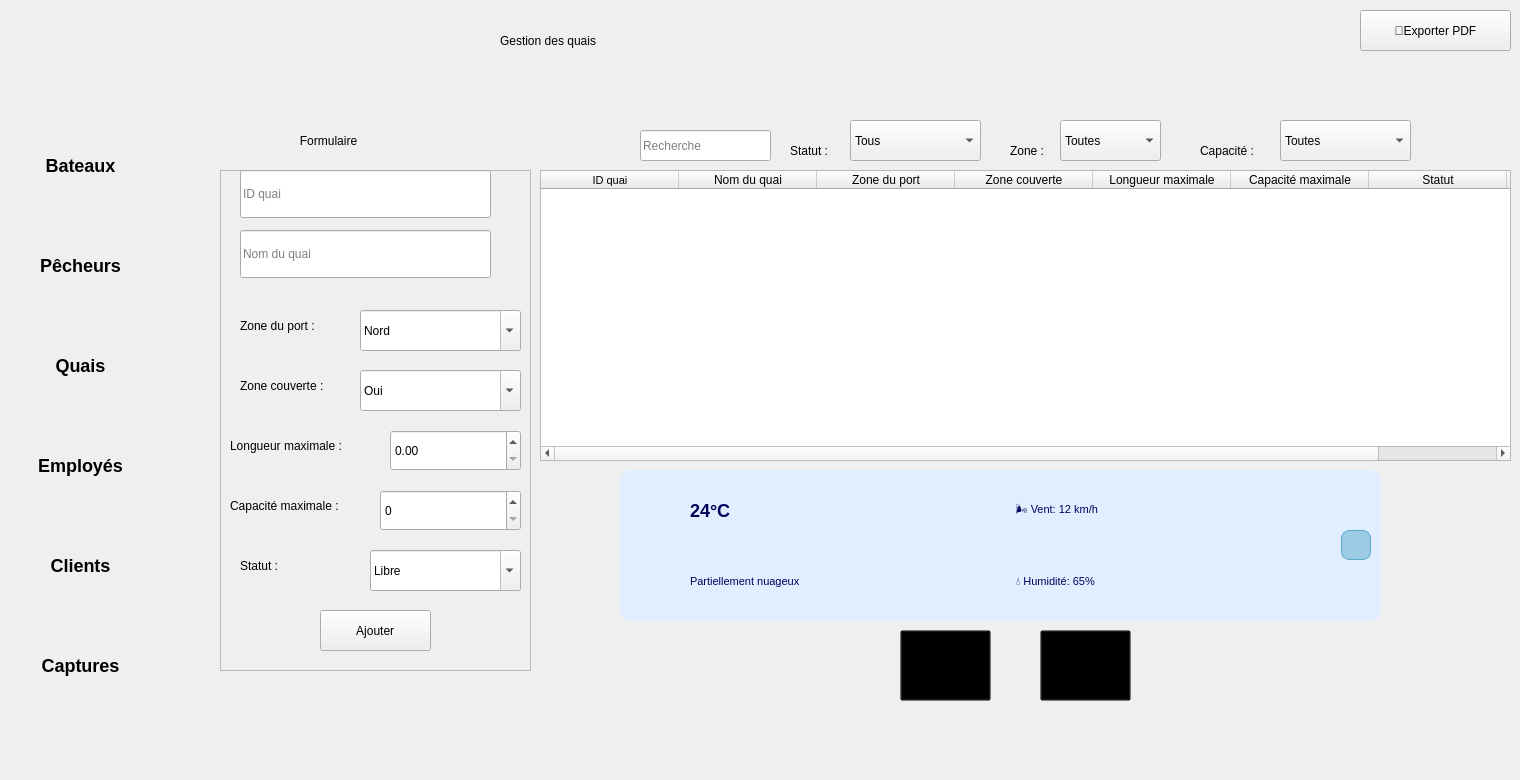
    <widget class="QWidget" name="page_3">
     <widget class="QTableWidget" name="tableWidgetQuai">
      <property name="geometry">
       <rect>
        <x>540</x>
        <y>170</y>
        <width>971</width>
        <height>291</height>
       </rect>
      </property>
      <property name="styleSheet">
       <string notr="true"/>
      </property>
      <attribute name="horizontalHeaderMinimumSectionSize">
       <number>41</number>
      </attribute>
      <attribute name="horizontalHeaderDefaultSectionSize">
       <number>138</number>
      </attribute>
      <attribute name="verticalHeaderMinimumSectionSize">
       <number>31</number>
      </attribute>
      <attribute name="verticalHeaderDefaultSectionSize">
       <number>38</number>
      </attribute>
      <column>
       <property name="text">
        <string>ID quai</string>
       </property>
       <property name="font">
        <font>
         <pointsize>8</pointsize>
        </font>
       </property>
      </column>
      <column>
       <property name="text">
        <string>Nom du quai</string>
       </property>
      </column>
      <column>
       <property name="text">
        <string>Zone du port</string>
       </property>
      </column>
      <column>
       <property name="text">
        <string>Zone couverte</string>
       </property>
      </column>
      <column>
       <property name="text">
        <string>Longueur maximale</string>
       </property>
      </column>
      <column>
       <property name="text">
        <string>Capacité maximale</string>
       </property>
       <property name="font">
        <font>
         <bold>false</bold>
        </font>
       </property>
      </column>
      <column>
       <property name="text">
        <string>Statut</string>
       </property>
      </column>
      <column>
       <property name="text">
        <string>Actions</string>
       </property>
      </column>
     </widget>
     <widget class="QLineEdit" name="lineEdit_3">
      <property name="geometry">
       <rect>
        <x>640</x>
        <y>130</y>
        <width>131</width>
        <height>31</height>
       </rect>
      </property>
      <property name="placeholderText">
       <string>Recherche</string>
      </property>
     </widget>
     <widget class="QLabel" name="label_3">
      <property name="geometry">
       <rect>
        <x>500</x>
        <y>10</y>
        <width>501</width>
        <height>61</height>
       </rect>
      </property>
      <property name="styleSheet">
       <string notr="true"/>
      </property>
      <property name="text">
       <string>Gestion des quais</string>
      </property>
     </widget>
     <widget class="QComboBox" name="comboBox_3">
      <property name="geometry">
       <rect>
        <x>850</x>
        <y>120</y>
        <width>131</width>
        <height>41</height>
       </rect>
      </property>
      <item>
       <property name="text">
        <string>Tous</string>
       </property>
      </item>
      <item>
       <property name="text">
        <string>Libre</string>
       </property>
      </item>
      <item>
       <property name="text">
        <string>Occupé</string>
       </property>
      </item>
      <item>
       <property name="text">
        <string>Maintenance</string>
       </property>
      </item>
     </widget>
     <widget class="QLabel" name="label3_10">
      <property name="geometry">
       <rect>
        <x>600</x>
        <y>130</y>
        <width>31</width>
        <height>31</height>
       </rect>
      </property>
      <property name="styleSheet">
       <string notr="true">color: rgb(255, 255, 255);
image: url(:/res/loupe.png);</string>
      </property>
      <property name="text">
       <string/>
      </property>
     </widget>
     <widget class="QLabel" name="label3_8">
      <property name="geometry">
       <rect>
        <x>1010</x>
        <y>130</y>
        <width>51</width>
        <height>41</height>
       </rect>
      </property>
      <property name="styleSheet">
       <string notr="true"/>
      </property>
      <property name="text">
       <string>Zone :</string>
      </property>
     </widget>
     <widget class="QComboBox" name="comboBox_4">
      <property name="geometry">
       <rect>
        <x>1060</x>
        <y>120</y>
        <width>101</width>
        <height>41</height>
       </rect>
      </property>
      <item>
       <property name="text">
        <string>Toutes</string>
       </property>
      </item>
      <item>
       <property name="text">
        <string>Nord</string>
       </property>
      </item>
      <item>
       <property name="text">
        <string>Sud</string>
       </property>
      </item>
      <item>
       <property name="text">
        <string>Est</string>
       </property>
      </item>
      <item>
       <property name="text">
        <string>Ouest</string>
       </property>
      </item>
     </widget>
     <widget class="QComboBox" name="comboBox_5">
      <property name="geometry">
       <rect>
        <x>1280</x>
        <y>120</y>
        <width>131</width>
        <height>41</height>
       </rect>
      </property>
      <item>
       <property name="text">
        <string>Toutes</string>
       </property>
      </item>
      <item>
       <property name="text">
        <string>&lt;= 5 bateaux</string>
       </property>
      </item>
      <item>
       <property name="text">
        <string>6-10 bateaux</string>
       </property>
      </item>
      <item>
       <property name="text">
        <string>&gt; 10 bateaux</string>
       </property>
      </item>
     </widget>
     <widget class="QLabel" name="label3_7">
      <property name="geometry">
       <rect>
        <x>790</x>
        <y>130</y>
        <width>61</width>
        <height>41</height>
       </rect>
      </property>
      <property name="styleSheet">
       <string notr="true"/>
      </property>
      <property name="text">
       <string>Statut :</string>
      </property>
     </widget>
     <widget class="QLabel" name="label3_9">
      <property name="geometry">
       <rect>
        <x>1200</x>
        <y>130</y>
        <width>91</width>
        <height>41</height>
       </rect>
      </property>
      <property name="styleSheet">
       <string notr="true"/>
      </property>
      <property name="text">
       <string>Capacité :</string>
      </property>
     </widget>
     <widget class="QFrame" name="frame">
      <property name="geometry">
       <rect>
        <x>220</x>
        <y>170</y>
        <width>311</width>
        <height>501</height>
       </rect>
      </property>
      <property name="styleSheet">
       <string notr="true"/>
      </property>
      <property name="frameShape">
       <enum>QFrame::Shape::StyledPanel</enum>
      </property>
      <property name="frameShadow">
       <enum>QFrame::Shadow::Raised</enum>
      </property>
      <widget class="QLineEdit" name="lineEdit_4">
       <property name="geometry">
        <rect>
         <x>20</x>
         <y>0</y>
         <width>251</width>
         <height>48</height>
        </rect>
       </property>
       <property name="text">
        <string/>
       </property>
       <property name="placeholderText">
        <string>ID quai</string>
       </property>
      </widget>
      <widget class="QComboBox" name="comboBox_6">
       <property name="geometry">
        <rect>
         <x>140</x>
         <y>140</y>
         <width>161</width>
         <height>41</height>
        </rect>
       </property>
       <property name="styleSheet">
        <string notr="true">#combo_box{ border-radius: 15px;
         color: rgba(0, 0, 50, 0.7);
    border: 2px solid #59abc8 ;
}</string>
       </property>
       <property name="editable">
        <bool>true</bool>
       </property>
       <property name="currentText">
        <string>Nord</string>
       </property>
       <item>
        <property name="text">
         <string>Nord</string>
        </property>
       </item>
       <item>
        <property name="text">
         <string>Sud</string>
        </property>
       </item>
       <item>
        <property name="text">
         <string>Est</string>
        </property>
       </item>
       <item>
        <property name="text">
         <string>Ouest</string>
        </property>
       </item>
      </widget>
      <widget class="QLabel" name="label_2">
       <property name="geometry">
        <rect>
         <x>10</x>
         <y>260</y>
         <width>161</width>
         <height>31</height>
        </rect>
       </property>
       <property name="text">
        <string>Longueur maximale :</string>
       </property>
      </widget>
      <widget class="QDoubleSpinBox" name="doubleSpinBox_2">
       <property name="geometry">
        <rect>
         <x>170</x>
         <y>260</y>
         <width>131</width>
         <height>41</height>
        </rect>
       </property>
      </widget>
      <widget class="QLabel" name="label3_6">
       <property name="geometry">
        <rect>
         <x>10</x>
         <y>320</y>
         <width>181</width>
         <height>31</height>
        </rect>
       </property>
       <property name="styleSheet">
        <string notr="true"/>
       </property>
       <property name="text">
        <string>Capacité maximale :</string>
       </property>
      </widget>
      <widget class="QSpinBox" name="spinBox_2">
       <property name="geometry">
        <rect>
         <x>160</x>
         <y>320</y>
         <width>141</width>
         <height>41</height>
        </rect>
       </property>
      </widget>
      <widget class="QComboBox" name="comboBox_7">
       <property name="geometry">
        <rect>
         <x>150</x>
         <y>380</y>
         <width>151</width>
         <height>41</height>
        </rect>
       </property>
       <property name="editable">
        <bool>true</bool>
       </property>
       <property name="currentText">
        <string>Libre</string>
       </property>
       <item>
        <property name="text">
         <string>Libre</string>
        </property>
       </item>
       <item>
        <property name="text">
         <string>Occupé</string>
        </property>
       </item>
       <item>
        <property name="text">
         <string>Maintenance</string>
        </property>
       </item>
      </widget>
      <widget class="QPushButton" name="pushButton_11">
       <property name="geometry">
        <rect>
         <x>100</x>
         <y>440</y>
         <width>111</width>
         <height>41</height>
        </rect>
       </property>
       <property name="text">
        <string> Ajouter </string>
       </property>
      </widget>
      <widget class="QLineEdit" name="lineEdit_6">
       <property name="geometry">
        <rect>
         <x>20</x>
         <y>60</y>
         <width>251</width>
         <height>48</height>
        </rect>
       </property>
       <property name="text">
        <string/>
       </property>
       <property name="placeholderText">
        <string>Nom du quai</string>
       </property>
      </widget>
      <widget class="QComboBox" name="comboBox_8">
       <property name="geometry">
        <rect>
         <x>140</x>
         <y>200</y>
         <width>161</width>
         <height>41</height>
        </rect>
       </property>
       <property name="styleSheet">
        <string notr="true">#combo_box{ border-radius: 15px;
         color: rgba(0, 0, 50, 0.7);
    border: 2px solid #59abc8 ;
}</string>
       </property>
       <property name="editable">
        <bool>true</bool>
       </property>
       <property name="currentText">
        <string>Oui</string>
       </property>
       <item>
        <property name="text">
         <string>Oui</string>
        </property>
       </item>
       <item>
        <property name="text">
         <string>Non</string>
        </property>
       </item>
      </widget>
      <widget class="QLabel" name="label_4">
       <property name="geometry">
        <rect>
         <x>20</x>
         <y>140</y>
         <width>131</width>
         <height>31</height>
        </rect>
       </property>
       <property name="text">
        <string>Zone du port :</string>
       </property>
      </widget>
      <widget class="QLabel" name="label_5">
       <property name="geometry">
        <rect>
         <x>20</x>
         <y>200</y>
         <width>131</width>
         <height>31</height>
        </rect>
       </property>
       <property name="text">
        <string>Zone couverte :</string>
       </property>
      </widget>
      <widget class="QLabel" name="label_6">
       <property name="geometry">
        <rect>
         <x>20</x>
         <y>380</y>
         <width>131</width>
         <height>31</height>
        </rect>
       </property>
       <property name="text">
        <string>Statut :</string>
       </property>
      </widget>
     </widget>
     <widget class="QLabel" name="label">
      <property name="geometry">
       <rect>
        <x>240</x>
        <y>120</y>
        <width>271</width>
        <height>41</height>
       </rect>
      </property>
      <property name="styleSheet">
       <string notr="true"/>
      </property>
      <property name="text">
       <string>                  Formulaire</string>
      </property>
     </widget>
     <widget class="QPushButton" name="pushButton_6">
      <property name="geometry">
       <rect>
        <x>900</x>
        <y>630</y>
        <width>91</width>
        <height>71</height>
       </rect>
      </property>
      <property name="styleSheet">
       <string notr="true">image: url(:/res/icons8-marqueur-de-plan-50.png);
background:transparent;</string>
      </property>
      <property name="text">
       <string/>
      </property>
     </widget>
     <widget class="QPushButton" name="pushButton_9">
      <property name="geometry">
       <rect>
        <x>1040</x>
        <y>630</y>
        <width>91</width>
        <height>71</height>
       </rect>
      </property>
      <property name="styleSheet">
       <string notr="true">image: url(:/res/statistiques.png);
background:transparent;</string>
      </property>
      <property name="text">
       <string/>
      </property>
     </widget>
     <widget class="QPushButton" name="pushButton_5p_2">
      <property name="geometry">
       <rect>
        <x>1410</x>
        <y>180</y>
        <width>61</width>
        <height>61</height>
       </rect>
      </property>
      <property name="styleSheet">
       <string notr="true">border:none;
image: url(:/res/supprimer.png);
background-color:transparent;</string>
      </property>
      <property name="text">
       <string/>
      </property>
     </widget>
     <widget class="QPushButton" name="pushButton_6p_2">
      <property name="geometry">
       <rect>
        <x>1440</x>
        <y>180</y>
        <width>61</width>
        <height>61</height>
       </rect>
      </property>
      <property name="styleSheet">
       <string notr="true">border:none;
image: url(:/res/rafraichir.png);
background-color:transparent;</string>
      </property>
      <property name="text">
       <string/>
      </property>
     </widget>
     <widget class="QFrame" name="frameMeteo">
      <property name="geometry">
       <rect>
        <x>620</x>
        <y>470</y>
        <width>761</width>
        <height>151</height>
       </rect>
      </property>
      <property name="styleSheet">
       <string notr="true">border-radius: 10px;
background-color: rgb(224, 238, 255);
border:1PX solid  rgb(0, 0, 115);
</string>
      </property>
      <property name="frameShape">
       <enum>QFrame::Shape::StyledPanel</enum>
      </property>
      <property name="frameShadow">
       <enum>QFrame::Shadow::Raised</enum>
      </property>
      <layout class="QHBoxLayout" name="horizontalLayoutMeteo">
       <property name="spacing">
        <number>10</number>
       </property>
       <property name="leftMargin">
        <number>10</number>
       </property>
       <property name="topMargin">
        <number>5</number>
       </property>
       <property name="rightMargin">
        <number>10</number>
       </property>
       <property name="bottomMargin">
        <number>5</number>
       </property>
       <item>
        <widget class="QLabel" name="labelMeteoIcon">
         <property name="minimumSize">
          <size>
           <width>50</width>
           <height>50</height>
          </size>
         </property>
         <property name="maximumSize">
          <size>
           <width>50</width>
           <height>50</height>
          </size>
         </property>
         <property name="styleSheet">
          <string notr="true">qproperty-alignment: AlignCenter;
font-size: 28px;
image: url(:/res/nuageux.png);</string>
         </property>
         <property name="text">
          <string/>
         </property>
        </widget>
       </item>
       <item>
        <layout class="QVBoxLayout" name="verticalLayoutMeteoInfo">
         <property name="spacing">
          <number>2</number>
         </property>
         <item>
          <widget class="QLabel" name="labelMeteoTemp">
           <property name="styleSheet">
            <string notr="true">color: rgb(0, 0, 90);

font-weight: bold;
font-size: 18px;</string>
           </property>
           <property name="text">
            <string>24°C</string>
           </property>
          </widget>
         </item>
         <item>
          <widget class="QLabel" name="labelMeteoDesc">
           <property name="styleSheet">
            <string notr="true">color: rgb(0, 0, 90);

font-size: 11px;</string>
           </property>
           <property name="text">
            <string>Partiellement nuageux</string>
           </property>
          </widget>
         </item>
        </layout>
       </item>
       <item>
        <layout class="QVBoxLayout" name="verticalLayoutMeteoDetails">
         <property name="spacing">
          <number>2</number>
         </property>
         <item>
          <widget class="QLabel" name="labelMeteoWind">
           <property name="styleSheet">
            <string notr="true">color: rgb(0, 0, 90);

font-size: 11px;</string>
           </property>
           <property name="text">
            <string>🌬️ Vent: 12 km/h</string>
           </property>
          </widget>
         </item>
         <item>
          <widget class="QLabel" name="labelMeteoHumidity">
           <property name="styleSheet">
            <string notr="true">color: rgb(0, 0, 90);

font-size: 11px;</string>
           </property>
           <property name="text">
            <string>💧 Humidité: 65%</string>
           </property>
          </widget>
         </item>
        </layout>
       </item>
       <item>
        <widget class="QPushButton" name="btnRefreshMeteo">
         <property name="minimumSize">
          <size>
           <width>30</width>
           <height>30</height>
          </size>
         </property>
         <property name="maximumSize">
          <size>
           <width>30</width>
           <height>30</height>
          </size>
         </property>
         <property name="toolTip">
          <string>Actualiser la météo</string>
         </property>
         <property name="styleSheet">
          <string notr="true">QPushButton {
    background-color: rgba(89, 171, 200, 0.5);
    border: 1px solid #59abc8;
    border-radius: 8px;
    color: white;
    font-size: 14px;
}
QPushButton:hover {
    background-color: rgba(89, 171, 200, 0.8);
}</string>
         </property>
         <property name="text">
          <string/>
         </property>
        </widget>
       </item>
      </layout>
     </widget>
     <widget class="QFrame" name="frame_4">
      <property name="geometry">
       <rect>
        <x>-160</x>
        <y>70</y>
        <width>371</width>
        <height>701</height>
       </rect>
      </property>
      <property name="styleSheet">
       <string notr="true">border-radius:185px;
font-weight:600;
font-size:18px</string>
      </property>
      <property name="frameShape">
       <enum>QFrame::Shape::StyledPanel</enum>
      </property>
      <property name="frameShadow">
       <enum>QFrame::Shadow::Raised</enum>
      </property>
      <widget class="QPushButton" name="pushButton_3b_8">
       <property name="geometry">
        <rect>
         <x>170</x>
         <y>70</y>
         <width>141</width>
         <height>51</height>
        </rect>
       </property>
       <property name="text">
        <string>Bateaux</string>
       </property>
      </widget>
      <widget class="QPushButton" name="pushButton_3b_9">
       <property name="geometry">
        <rect>
         <x>170</x>
         <y>170</y>
         <width>141</width>
         <height>51</height>
        </rect>
       </property>
       <property name="text">
        <string>Pêcheurs</string>
       </property>
      </widget>
      <widget class="QPushButton" name="pushButton_3b_10">
       <property name="geometry">
        <rect>
         <x>170</x>
         <y>270</y>
         <width>141</width>
         <height>51</height>
        </rect>
       </property>
       <property name="text">
        <string>Quais</string>
       </property>
      </widget>
      <widget class="QPushButton" name="pushButton_3b_11">
       <property name="geometry">
        <rect>
         <x>170</x>
         <y>370</y>
         <width>141</width>
         <height>51</height>
        </rect>
       </property>
       <property name="text">
        <string>Employés</string>
       </property>
      </widget>
      <widget class="QPushButton" name="pushButton_3b_12">
       <property name="geometry">
        <rect>
         <x>170</x>
         <y>470</y>
         <width>141</width>
         <height>51</height>
        </rect>
       </property>
       <property name="text">
        <string>Clients</string>
       </property>
      </widget>
      <widget class="QPushButton" name="pushButton_3b_13">
       <property name="geometry">
        <rect>
         <x>170</x>
         <y>570</y>
         <width>141</width>
         <height>51</height>
        </rect>
       </property>
       <property name="text">
        <string>Captures</string>
       </property>
      </widget>
      <widget class="QPushButton" name="pushButton">
       <property name="geometry">
        <rect>
         <x>160</x>
         <y>640</y>
         <width>71</width>
         <height>51</height>
        </rect>
       </property>
       <property name="styleSheet">
        <string notr="true">image: url(:/res/en-arriere.png);
background:transparent;
border:none;</string>
       </property>
       <property name="text">
        <string/>
       </property>
      </widget>
     </widget>
     <widget class="QPushButton" name="pushButton_5p_5">
      <property name="geometry">
       <rect>
        <x>1380</x>
        <y>180</y>
        <width>61</width>
        <height>61</height>
       </rect>
      </property>
      <property name="styleSheet">
       <string notr="true">border:none;
image: url(:/res/stylo.png);

background-color:transparent;</string>
      </property>
      <property name="text">
       <string/>
      </property>
     </widget>
     <widget class="QPushButton" name="pushButton_pdfb_2">
      <property name="geometry">
       <rect>
        <x>1360</x>
        <y>10</y>
        <width>151</width>
        <height>41</height>
       </rect>
      </property>
      <property name="text">
       <string>📄Exporter PDF</string>
      </property>
     </widget>
    </widget>
